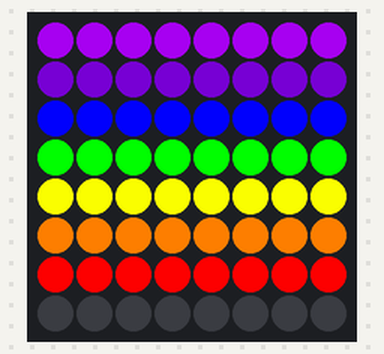
Recording of a program running on a simulated Raspberry Pi (BCM pin numbers) with a Sense HAT. On the bench: the Sense HAT's 8×8 RGB LED matrix.

Above: at 0.1 s.
At 0.6 s:
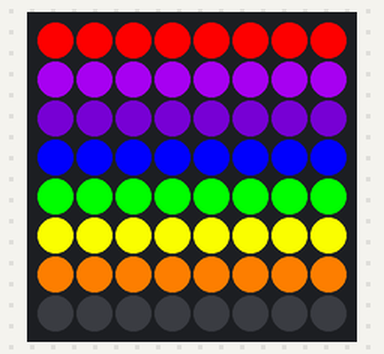
At 1.1 s:
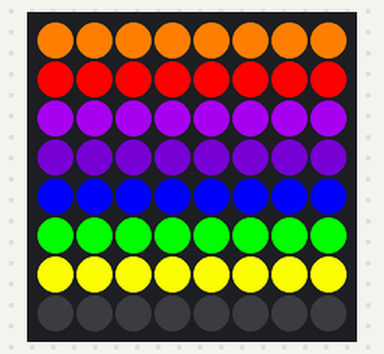
At 1.6 s:
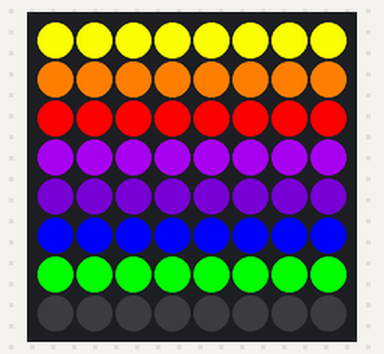
At 2.1 s:
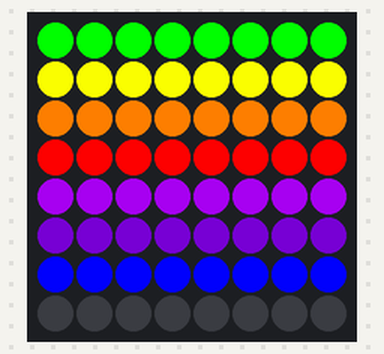
At 3.1 s:
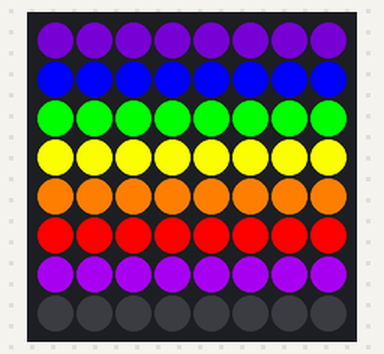

Measured:
- by itself, everything shown: repeats every 3.5 s, in 7 steps
- what the display in image 1 shows lasts 0.5 s, from 0.5 s to 1.0 s

The program:

rainbow.py
```python
from sense_hat import SenseHat
import time

sense = SenseHat()

# 무지개 색상 정의
colors = [
    (148, 0, 211),  # 보라색
    (75, 0, 130),   # 인디고색
    (0, 0, 255),    # 파란색
    (0, 255, 0),    # 초록색
    (255, 255, 0),  # 노란색
    (255, 127, 0),  # 주황색
    (255, 0, 0),    # 빨간색
]

# 무지개 애니메이션을 표시하는 함수
def draw_rainbow():
    # 무지개의 각 색을 LED 매트릭스의 한 행에 표시
    for i, color in enumerate(colors):
        for j in range(8):
            sense.set_pixel(j, i, color)

# 무지개 애니메이션을 움직이게 하는 함수
def move_rainbow():
    global colors
    while True:
        # 무지개를 그림
        draw_rainbow()
        # 잠시 기다림
        time.sleep(0.5)
        # 색상 리스트를 회전시킴
        colors = colors[-1:] + colors[:-1]

# 애니메이션 시작
move_rainbow()
```
